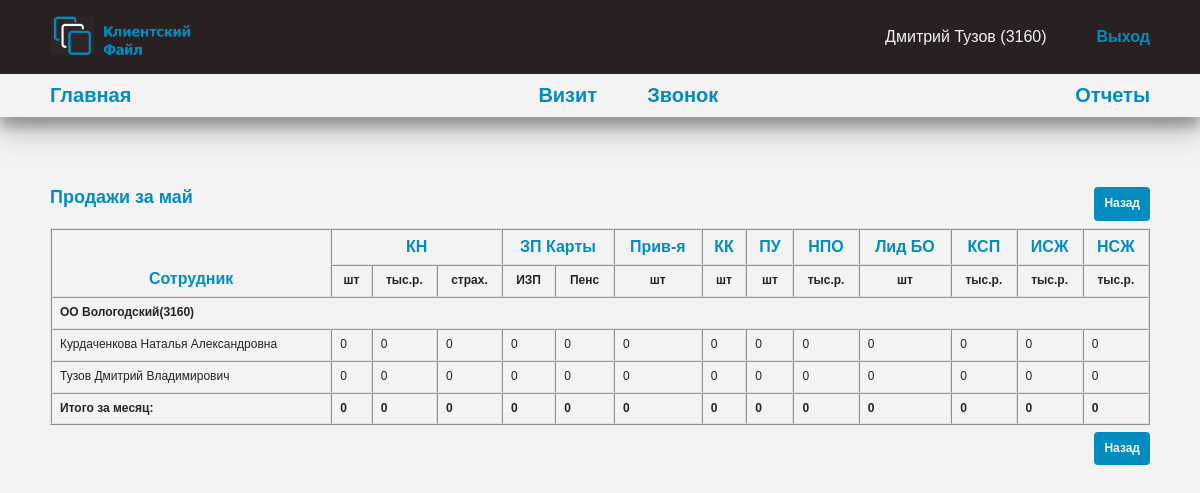
The page /reports/sales_month/ (signed in) on the database its author committed.
### employee/models.py (models this page shows)
class Employee(AbstractUser):
    middle_name = models.CharField(
        max_length=50,
        verbose_name='отчество',
        blank=True
    )
    office = models.ForeignKey(
        'Office',
        verbose_name='офис',
        on_delete=models.CASCADE,
        related_name='office'
    )
    objects = EmployeeManager()
    class Meta:
        db_table = 'employee'
        verbose_name = 'сотрудник'
        verbose_name_plural = 'сотрудники'
    def __str__(self) -> str:
        return f'{self.first_name} {self.last_name} ({self.office.code_office})'

class Office(models.Model):
    name = models.CharField(
        max_length=150,
        verbose_name='название'
    )
    code_office = models.IntegerField(
        verbose_name='код подразделения'
    )
    objects = models.Manager()
    class Meta:
        db_table = 'offices'
        verbose_name = 'офис'
        verbose_name_plural = 'офисы'
    def __str__(self) ->str:
        return f'{self.name}({self.code_office})'

### reports/views.py (the view)
# urls.py: path('reports/sales_month/', SalesReportsMonthView.as_view(), name='month_sales_reports'),
class SalesReportsMonthView(LoginRequiredMixin, TemplateView):
    template_name = 'reports/month_sales_reports.html'
    def get_context_data(self, **kwargs):
        context = super().get_context_data()
        context['title'] = 'Продажи за месяц'
        context['month'] = get_month_name(datetime.date.today().month)
        return context

### reports/templatetags/reports_tags.py (called while the page is built)
@register.simple_tag
def get_offices(user: Employee) -> QuerySet[Office]:
    result = None
    if user.groups.filter(name__in=['Фронт', 'Директор']).exists():
        result = Office.objects.filter(
            code_office=user.office.code_office
        )
    elif user.groups.filter(name='Управляющий').exists():
        result = Office.objects.exclude(
            code_office=0
        )
    return result

@register.simple_tag
def get_employees(office: Office) -> QuerySet[Employee]:
    return Employee.objects.filter(
        groups__name='Фронт',
        office=office
    )

@register.simple_tag
def get_data_month() -> Dict[Union[str, Employee], Dict[str, int]]:
    data_dict: Dict = {}
    employee: QuerySet[Employee] = Employee.objects.all()
    end = datetime.date.today()
    start = datetime.datetime.strptime(f'{end.year}-{end.month}-01', '%Y-%m-%d')
    data_month: QuerySet[ClientVisit] = ClientVisit.objects.filter(
        date_visit__range=[start, end]
    )
    data_dict['total'] = {}
    data_dict = get_dict_date(data_dict=data_dict, key='total', list_object=data_month)
    for emp in employee:
        employee_data = data_month.filter(employee=emp)
        data_dict[emp] = dict()
        data_dict = get_dict_date(data_dict=data_dict, key=emp, list_object=employee_data)
    return data_dict

### reports/utils.py (called while the page is built)
def get_month_name(month_num: int) -> str:
    month_dict: Dict = {
        1: 'январь',
        2: 'февраль',
        3: 'март',
        4: 'апрель',
        5: 'май',
        6: 'июнь',
        7: 'июль',
        8: 'август',
        9: 'сентябрь',
        10: 'октябрь',
        11: 'ноябрь',
        12: 'декабрь',
    }
    return month_dict[month_num]

### reports/templates/reports/month_sales_reports.html (shortened to what this page needs)
{% extends 'client_visit/base.html' %}
{% load static %}
{% load reports_tags %}
{% block content %}
<div class="container sales-reports__container">
  <h2 class="title sales-reports__title">Продажи за {{ month }}</h2>
  <button class="btn btn__next_upper"><a href="{% url 'reports' %}">Назад</a></button>
  <table border="1" cellspacing="0" cellpadding="3" class="table sales-reports__table">
    <thead>
      <tr class="table__thead_1">
        <th rowspan="2">Сотрудник</th>
        <th colspan="3">КН</th>
        <th colspan="2">ЗП Карты</th>
        <th>Прив-я</th>
        <th>КК</th>
        <th>ПУ</th>
        <th>НПО</th>
        <th>Лид БО</th>
        <th>КСП</th>
        <th>ИСЖ</th>
        <th>НСЖ</th>
      </tr>
      <tr class="table__thead_2">
        <th>шт</th>
        <th>тыс.р.</th>
        <th>страх.</th>
        <th>ИЗП</th>
        <th>Пенс</th>
        <th>шт</th>
        <th>шт</th>
        <th>шт</th>
        <th>тыс.р.</th>
        <th>шт</th>
        <th>тыс.р.</th>
        <th>тыс.р.</th>
        <th>тыс.р.</th>
      </tr>
    </thead>
    <tbody>
      {% get_data_month as data_month %}
      {% get_offices request.user as offices %}
      {% for office in offices %}
      <tr>
        <td colspan="14" class="table__office">{{ office }}</td>
      </tr>
      {% get_employees office as employees %}
      {% for employee in employees %}
      <tr>
        <td>{{ employee.last_name }} {{ employee.first_name }} {{ employee.middle_name }}</td>
        {% for emp, data in data_month.items %}
        {% if emp == employee %}
        <td>{{ data.kn_quantity }}</td>
        <td>{{ data.kn_sum }}</td>
        <td>{{ data.kn_ins_sum }}</td>
        <td>{{ data.izp_quantity }}</td>
        <td>{{ data.pension_quantity }}</td>
        <td>{{ data.package_vip_quantity }}</td>
        <td>{{ data.kk_quantity }}</td>
        <td>{{ data.package_quantity }}</td>
        <td>{{ data.npo_sum }}</td>
        <td>{{ data.broker_nav }}</td>
        <td>{{ data.ksp_sum }}</td>
        <td>{{ data.isg_sum }}</td>
        <td>{{ data.nsg_sum }}</td>
        {% endif %}
        {% endfor %}
      </tr>
      {% endfor %}
      {% endfor %}
    </tbody>
    <tfoot>
      <tr class="table__footer">
        <td>Итого за месяц:</td>
        {% for key, data in data_month.items %}
        {% if key == 'total' %}
        <td>{{ data.kn_quantity }}</td>
        <td>{{ data.kn_sum }}</td>
        <td>{{ data.kn_ins_sum }}</td>
        <td>{{ data.izp_quantity }}</td>
        <td>{{ data.pension_quantity }}</td>
        <td>{{ data.package_vip_quantity }}</td>
        <td>{{ data.kk_quantity }}</td>
        <td>{{ data.package_quantity }}</td>
        <td>{{ data.npo_sum }}</td>
        <td>{{ data.broker_nav }}</td>
        <td>{{ data.ksp_sum }}</td>
        <td>{{ data.isg_sum }}</td>
        <td>{{ data.nsg_sum }}</td>
        {% endif %}
        {% endfor %}
      </tr>
    </tfoot>
  </table>
  <button class="btn btn__next_lower"><a href="{% url 'reports' %}">Назад</a></button>
</div>
{% endblock %}

### client_visit/templates/client_visit/base.html (shortened to what this page needs)
{% load static %}
<!DOCTYPE html>
<html lang="ru">
<head>
  <link rel="stylesheet" href="{% static 'client_visit/css/normalize.css' %}">
  <link rel="stylesheet" href="{% static 'client_visit/css/style.css' %}">
</head>
<body>
  <header class="header">
    <div class="header__upper">
      <div class="container header__upper_container flex">
        <a href="" class="header__upper_logo">
          <img src="{% static 'client_visit/images/logo.png' %}" alt="" class="header__upper_img">
        </a>
        <div class="header__upper_wrapper flex">
          {% if request.user.is_authenticated %}
          <p><a class="header__profile" href="{% url 'profile' user.pk %}">{{ user }}</a></p>
          <a href="{% url 'logout' %}" class="header__upper_link">Выход</a>
          {% else %}
          <a href="{% url 'login' %}" class="header__upper_link">Войти</a>
          {% endif %}
        </div>
      </div>
    </div>
    <div class="header__lower">
      <div class="container header__lower_container">
        {% if request.user.is_authenticated %}
        <nav class="header__lower_nav nav-lower">
          <ul class="nav-lower__list list-reset flex">
            <li class="nav-lower__item"><a href="{% url 'index' %}">Главная</a></li>
            <div class="nav-lower__item_wrapper flex">
              <li class="nav-lower__item"><a href="{% url 'visit' %}">Визит</a></li>
              <li class="nav-lower__item"><a href="{% url 'call' %}">Звонок</a></li>
            </div>
            <li class="nav-lower__item"><a href="{% url 'reports' %}">Отчеты</a></li>
          </ul>
        </nav>
        {% endif %}
      </div>
    </div>
  </header>
  <main>
    {% block content %}
    {% endblock %}
  </main>
</body>
</html>

### client_visit/static/client_visit/css/style.css (style rules this page uses)
html { box-sizing: border-box; }
a { color: inherit; text-decoration: none; transition-property: background-color, color; transition-duration: .3s; transition-timing-function: ease; }
p { margin: 0; }
button { border-style: solid; border: transparent; }
img { max-width: 100%; }
body { font-family: 'OpenSans', sans-serif; font-weight: 400; font-size: 16px; color: var(--text-color-dark); background-color: #f3f3f3; background-attachment: fixed; background-size: cover; }
:root { --main-color: #028cc0; --whigt: #fff; --shadow: 0 14px 28px rgba(0,0,0,0.25), 0 10px 10px rgba(0,0,0,0.22); --main-color-hover: #045775; --text-color-dark: #292121; --text-color-light: #f3f3f3; }
.container { position: relative; max-width: 1700px; margin: 0 auto; padding-left: 50px; padding-right: 50px; }
.list-reset { margin: 0; padding: 0; list-style: none; }
.title { margin-top: 70px; margin-bottom: 70px; font-weight: 700; color: var(--main-color); }
.flex { display: flex; }
.btn { padding: 10px; font-weight: 700; color: var(--text-color-light); background-color: var(--main-color); border-radius: 4px; cursor: pointer; transition: background-color .15s ease-in-out, box-shadow .15s ease-in-out; }
.btn__next_upper { position: absolute; right: 50px; top: 0; border: transparent; }
.btn__next_lower { position: absolute; right: 50px; bottom: -40px; border: transparent; }
.table { --bs-table-bg: transparent; --bs-table-accent-bg: transparent; --bs-table-striped-color: #212529; --bs-table-striped-bg: rgba(0, 0, 0, 0.05); --bs-table-active-color: #212529; --bs-table-active-bg: rgba(0, 0, 0, 0.1); --bs-table-hover-color: #212529; --bs-table-hover-bg: rgba(0, 0, 0, 0.075); width: 100%; margin-bottom: 1rem; color: var(--text-color-dark); vertical-align: top; border-color: #dee2e6; }
.table>thead { vertical-align: bottom; font-size: 16px; color: var(--main-color); }
.table>:not(caption)>*>* { padding: 0.5rem 0.5rem; background-color: var(--bs-table-bg); border-bottom-width: 1px; box-shadow: inset 0 0 0 9999px var(--bs-table-accent-bg); }
.table>:not(:first-child) { border-top: 2px solid currentColor; }
.table>tbody { vertical-align: inherit; }
.table__thead_2 { font-size: 12px; color: var(--text-color-dark); }
.table__office { font-weight: 600; }
.table__footer { font-weight: 600; }
.header { box-shadow: var(--shadow); }
.header__upper_container, .header__lower_container { padding-top: 10px; padding-bottom: 10px; }
.header__upper { background-color: #292121; }
.header__upper_container { justify-content: space-between; }
.header__upper_img { height: 50px; object-fit: cover; }
.header__upper_wrapper { margin: auto 0; color: var(--text-color-light); }
.header__upper_link { margin-left: 50px; font-weight: 700; color: var(--main-color); }
.nav-lower__list { justify-content: space-between; }
.nav-lower__item { font-weight: 700; font-size: 20px; color: var(--main-color); }
.nav-lower__item:not(:last-child) { margin-right: 50px; }
.sales-reports__title { margin-bottom: 20px; }
.sales-reports__container { font-size: 12px; }

### rows shown on the page
Employee: first_name+last_name+office "Дмитрий Тузов (3160)", last_name "Тузов", first_name "Дмитрий", middle_name "Владимирович", kn_quantity "0", kn_sum "0", kn_ins_sum "0", izp_quantity "0", pension_quantity "0", package_vip_quantity "0", kk_quantity "0", package_quantity "0", npo_sum "0", broker_nav "0", ksp_sum "0", isg_sum "0", nsg_sum "0"
Office: name+code_office "ОО Вологодский(3160)"
Employee: last_name "Курдаченкова", first_name "Наталья", middle_name "Александровна", kn_quantity "0", kn_sum "0", kn_ins_sum "0", izp_quantity "0", pension_quantity "0", package_vip_quantity "0", kk_quantity "0", package_quantity "0", npo_sum "0", broker_nav "0", ksp_sum "0", isg_sum "0", nsg_sum "0"

### other values the page prints
{{ month }} "май"
{{ data.kn_quantity }} "0"
{{ data.kn_sum }} "0"
{{ data.kn_ins_sum }} "0"
{{ data.izp_quantity }} "0"
{{ data.pension_quantity }} "0"
{{ data.package_vip_quantity }} "0"
{{ data.kk_quantity }} "0"
{{ data.package_quantity }} "0"
{{ data.npo_sum }} "0"
{{ data.broker_nav }} "0"
{{ data.ksp_sum }} "0"
{{ data.isg_sum }} "0"
{{ data.nsg_sum }} "0"
